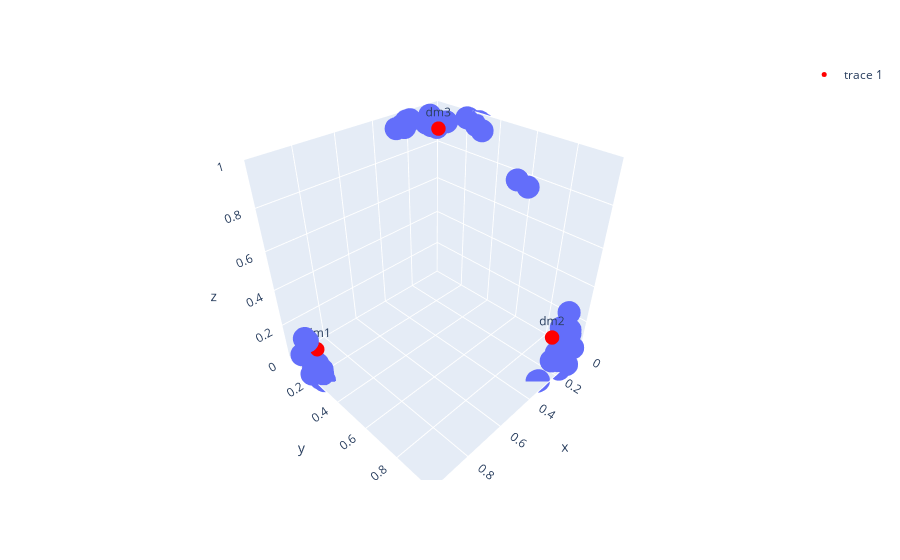

Write notebook code for a chart like this one.
### Code cell
fig = ex.scatter_3d(
    x=results.optimal_outputs["f_1"],
    y=results.optimal_outputs["f_2"],
    z=results.optimal_outputs["f_3"],
)

fig.add_scatter3d(
    x=[solutions[dm]["f_1"] for dm in solutions],
    y=[solutions[dm]["f_2"] for dm in solutions],
    z=[solutions[dm]["f_3"] for dm in solutions],
    mode="markers+text",
    marker=dict(size=5, color="red"),
    text=["dm1", "dm2", "dm3"],
    textposition="top center",
)

# ranges
fig.update_layout(
    scene=dict(
        xaxis=dict(range=[0, 1]),
        yaxis=dict(range=[0, 1]),
        zaxis=dict(range=[0, 1]),
    )
)
